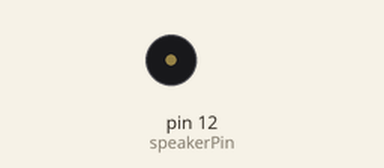
Simulated run of this sketch. Board: Arduino Uno, built with avr-gcc and run on an emulated ATmega328P. Parts: buzzer (waves = sounding).

Above: at 2.5 s.
At 5.2 s:
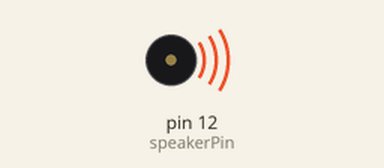
Timing chart, 0 to 9.3 s (numbered marks = the images above):
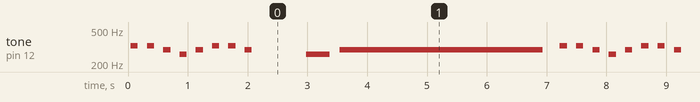

The sketch:

love_story.ino
```cpp
int speakerPin = 12;
int length = 16; // the number of notes
char notes[] = "EEDCDEED";
int beats[] = {4, 4, 4, 4, 4, 4, 4, 4}; // 4 beats per note
int tempo = 150;
void playTone(int tone, int duration) {
for (long i = 0; i < duration * 1000L; i += tone * 2) {
digitalWrite(speakerPin, HIGH);
delayMicroseconds(tone);
digitalWrite(speakerPin, LOW);
delayMicroseconds(tone);
}
}
void playNote(char note, int duration) {
char names[] = {'C', 'D', 'E', 'F', 'G', 'A', 'B',
'c', 'd', 'e', 'f', 'g', 'a', 'b',
'x', 'y' };
int tones[] = { 1915, 1700, 1519, 1432, 1275, 1136, 1014,
956, 834, 765, 593, 468, 346, 224,
655 , 715 };
int SPEE = 5;
// play the tone corresponding to the note name
for (int i = 0; i < 17; i++) {
if (names[i] == note) {
int newduration = duration/SPEE;
playTone(tones[i], newduration);
}
}
}
void setup() {
pinMode(speakerPin, OUTPUT);
}
void loop() {
for (int i = 0; i < length; i++) {
if (notes[i] == ' ') {
delay(beats[i] * tempo); // rest
} else {
playNote(notes[i], beats[i] * tempo);
}
// pause between notes
delay(tempo);
}
}
```

Measured:
- by itself, tone on pin 12 (speakerPin): repeats every 7.2 s: silent 0.15 s, 328 Hz 0.12 s, silent 0.15 s, 293 Hz 0.12 s, silent 0.15 s, 261 Hz 0.12 s, silent 0.15 s, 293 Hz 0.12 s, 2 × (silent 0.15 s, 328 Hz 0.12 s), silent 0.15 s, 293 Hz 0.12 s, silent 0.90 s, 261 Hz 0.40 s, silent 0.16 s, 294 Hz 3.4 s, silent 0.29 s, 328 Hz 0.12 s
